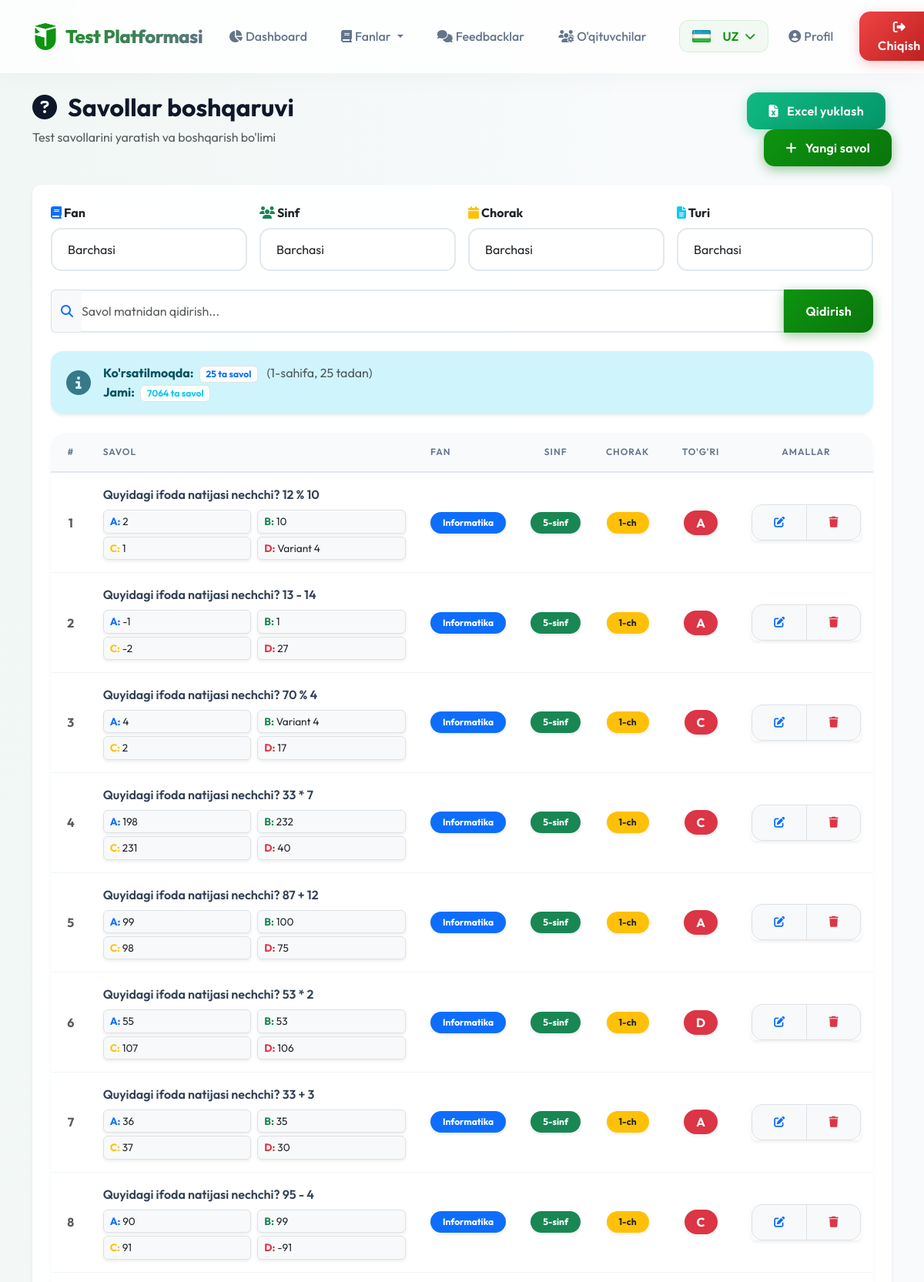
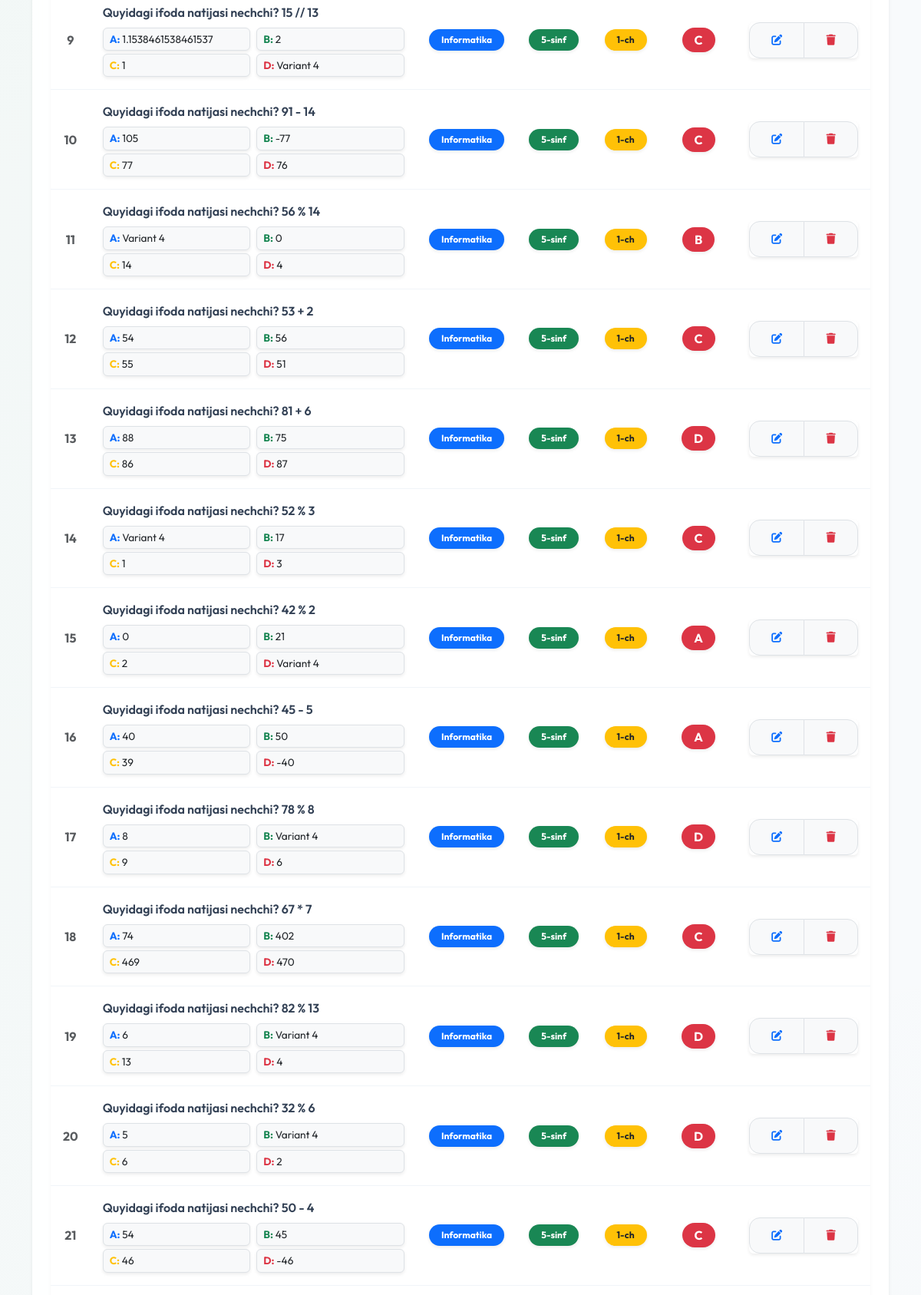
The page /admin/questions (signed in, upper part) on the database its author committed (2 pictures, top to bottom).
### models.py (models this page shows)
class Question(db.Model):
    id = db.Column(db.Integer, primary_key=True)
    subject_id = db.Column(db.Integer, db.ForeignKey('subject.id'), nullable=False)
    grade = db.Column(db.Integer, nullable=False)
    quarter = db.Column(db.Integer, nullable=False)
    difficulty = db.Column(db.Integer, default=2)  # 1=easy,2=medium,3=hard
    lesson = db.Column(db.Integer, nullable=True)
    question_text = db.Column(db.Text, nullable=False)
    question_text_ru = db.Column(db.Text)
    question_text_en = db.Column(db.Text)
    option_a = db.Column(db.String(200), nullable=False)
    option_a_ru = db.Column(db.String(200))
    option_a_en = db.Column(db.String(200))
    option_b = db.Column(db.String(200), nullable=False)
    option_b_ru = db.Column(db.String(200))
    option_b_en = db.Column(db.String(200))
    option_c = db.Column(db.String(200), nullable=False)
    option_c_ru = db.Column(db.String(200))
    option_c_en = db.Column(db.String(200))
    option_d = db.Column(db.String(200), nullable=False)
    option_d_ru = db.Column(db.String(200))
    option_d_en = db.Column(db.String(200))
    correct_answer = db.Column(db.String(1), nullable=False)  # A, B, C, or D
    subject = db.relationship('Subject', backref='questions')

class Subject(db.Model):
    id = db.Column(db.Integer, primary_key=True)
    name = db.Column(db.String(50), nullable=False)
    name_ru = db.Column(db.String(50))
    name_en = db.Column(db.String(50))
    grades = db.Column(db.String(20), nullable=False)  # e.g. "5,6" or "7,8,9"
    is_protected = db.Column(db.Boolean, default=False)  # Anti-cheat protection
    question_count = db.Column(db.Integer, default=20)
    time_limit = db.Column(db.Integer, default=30)
    show_results = db.Column(db.Boolean, default=True)
    is_visible = db.Column(db.Boolean, default=True)

### routes/admin.py (the view)
@admin_bp.route('/questions')
def questions():
    subject_id = request.args.get('subject_id', type=int)
    grade = request.args.get('grade', type=int)
    quarter = request.args.get('quarter', type=int)
    page = request.args.get('page', 1, type=int)
    per_page = 25
    query = Question.query
    if subject_id:
        query = query.filter_by(subject_id=subject_id)
    if grade:
        query = query.filter_by(grade=grade)
    if quarter:
        query = query.filter_by(quarter=quarter)
    is_control_work = request.args.get('is_control_work')
    if is_control_work == '1':
        query = query.filter(Question.control_works.any())
    elif is_control_work == '0':
        query = query.filter(~Question.control_works.any())
    search = request.args.get('search')
    if search:
        search_term = f"%{search}%"
        query = query.filter(Question.question_text.ilike(search_term))
    pagination = query.paginate(page=page, per_page=per_page, error_out=False)
    questions = pagination.items
    stats_raw = db.session.query(
        Question.subject_id,
        Question.grade,
        Question.quarter,
        func.count(Question.id)
    ).group_by(Question.subject_id, Question.grade, Question.quarter).all()
    stats_dict = {}
    for sid, grade, quarter, count in stats_raw:
        if sid not in stats_dict: stats_dict[sid] = {}
        if grade not in stats_dict[sid]: stats_dict[sid][grade] = {}
        stats_dict[sid][grade][quarter] = count
    subjects = Subject.query.all()
    return render_template('admin_questions.html',
                         questions=questions,
                         stats_dict=stats_dict,
                         pagination=pagination,
                         subjects=subjects)

### routes/admin.py (called while the page is built)
@admin_bp.before_request
def require_login():
    if request.endpoint == 'admin.login':
        return
    if 'admin_id' not in session:
        return redirect(url_for('admin.login'))

### templates/admin_questions.html (shortened to what this page needs)
{% extends "base.html" %}
{% block content %}
<div class="container">
    <div class="row mb-4 animate-fade-in-up">
        <div class="col-md-8">
            <h2 class="fw-bold text-gradient"><i class="fas fa-question-circle me-2"></i> {{ _('Savollar boshqaruvi') }}
            </h2>
            <p class="text-muted">{{ _('Test savollarini yaratish va boshqarish bo\'limi') }}</p>
        </div>
        <div class="col-md-4 text-md-end">
            <button type="button" class="btn btn-success me-2" data-bs-toggle="modal" data-bs-target="#importModal">
                <i class="fas fa-file-excel me-2"></i> {{ _('Excel yuklash') }}
            </button>
            <a href="{{ url_for('admin.question_add') }}" class="btn btn-primary">
                <i class="fas fa-plus me-2"></i> {{ _('Yangi savol') }}
            </a>
        </div>
    </div>
    <div class="card shadow-sm border-0 animate-fade-in-up" style="border-radius: 12px; animation-delay: 0.1s;">
        <div class="card-body p-4">
            <form method="GET" class="mb-4">
                <div class="row g-3">
                    <div class="col-md-3">
                        <label class="form-label fw-bold">
                            <i class="fas fa-book text-primary"></i> {{ _('Fan') }}
                        </label>
                        <select name="subject_id" class="form-select" onchange="this.form.submit()">
                            <option value="">{{ _('Barchasi') }}</option>
                        </select>
                    </div>
                    <div class="col-md-3">
                        <label class="form-label fw-bold">
                            <i class="fas fa-users text-success"></i> {{ _('Sinf') }}
                        </label>
                        <select name="grade" class="form-select" onchange="this.form.submit()">
                            <option value="">{{ _('Barchasi') }}</option>
                        </select>
                    </div>
                    <div class="col-md-3">
                        <label class="form-label fw-bold">
                            <i class="fas fa-calendar text-warning"></i> {{ _('Chorak') }}
                        </label>
                        <select name="quarter" class="form-select" onchange="this.form.submit()">
                            <option value="">{{ _('Barchasi') }}</option>
                        </select>
                    </div>
                    <div class="col-md-3">
                        <label class="form-label fw-bold">
                            <i class="fas fa-file-alt text-info"></i> {{ _('Turi') }}
                        </label>
                        <select name="is_control_work" class="form-select" onchange="this.form.submit()">
                            <option value="">{{ _('Barchasi') }}</option>
                        </select>
                    </div>
                </div>
                <div class="row g-3 mt-2">
                    <div class="col-12">
                        <div class="input-group">
                            <span class="input-group-text bg-light text-primary border-end-0">
                                <i class="fas fa-search"></i>
                            </span>
                            <input type="text" name="search" class="form-control border-start-0 ps-0"
                                placeholder="{{ _('Savol matnidan qidirish...') }}"
                                value="{{ request.args.get('search', '') }}">
                            <button class="btn btn-primary" type="submit">
                                {{ _('Qidirish') }}
                            </button>
                        </div>
                    </div>
                </div>
            </form>
            <div class="alert alert-info mb-4 border-0 shadow-sm d-flex align-items-center">
                <i class="fas fa-info-circle fa-2x me-3 opacity-75"></i>
                <div>
                    <strong>{{ _('Ko\'rsatilmoqda') }}:</strong> <span
                        class="badge bg-white text-primary border ms-1">{{ questions|length }} ta savol</span>
                    <span class="text-muted ms-2">({{ pagination.page }}-{{ _('sahifa') }}, {{ pagination.per_page }} {{
                        _('tadan') }})</span>
                    <br>
                    <strong>{{ _('Jami') }}:</strong> <span class="badge bg-white text-info border ms-1">{{
                        pagination.total }} ta savol</span>
                </div>
            </div>
            {% if questions %}
            <div class="table-responsive">
                <table class="table table-hover align-middle mb-0">
                    <thead class="table-light">
                        <tr>
                            <th style="width: 50px;" class="text-center">#</th>
                            <th>{{ _('Savol') }}</th>
                            <th style="width: 120px;">{{ _('Fan') }}</th>
                            <th style="width: 80px;" class="text-center">{{ _('Sinf') }}</th>
                            <th style="width: 90px;" class="text-center">{{ _('Chorak') }}</th>
                            <th style="width: 100px;" class="text-center">{{ _('To\'g\'ri') }}</th>
                            <th style="width: 120px;" class="text-center">{{ _('Amallar') }}</th>
                        </tr>
                    </thead>
                    <tbody class="border-top-0">
                        {% for question in questions %}
                        <tr>
                            <td class="text-center text-muted fw-bold">{{ loop.index + (pagination.page - 1) *
                                pagination.per_page }}</td>
                            <td>
                                <div class="text-wrap fw-semibold mb-2" style="max-width: 500px;"
                                    title="{{ question.question_text }}">
                                    {{ question.question_text }}
                                </div>
                                <div class="row gx-2 gy-1" style="font-size: 0.85rem;">
                                    <div class="col-6">
                                        <div class="border rounded bg-light px-2 py-1 text-dark shadow-sm text-truncate"
                                            title="{{ question.option_a }}"><strong class="text-primary">A:</strong> {{
                                            question.option_a }}</div>
                                    </div>
                                    <div class="col-6">
                                        <div class="border rounded bg-light px-2 py-1 text-dark shadow-sm text-truncate"
                                            title="{{ question.option_b }}"><strong class="text-success">B:</strong> {{
                                            question.option_b }}</div>
                                    </div>
                                    <div class="col-6">
                                        <div class="border rounded bg-light px-2 py-1 text-dark shadow-sm text-truncate"
                                            title="{{ question.option_c }}"><strong class="text-warning">C:</strong> {{
                                            question.option_c }}</div>
                                    </div>
                                    <div class="col-6">
                                        <div class="border rounded bg-light px-2 py-1 text-dark shadow-sm text-truncate"
                                            title="{{ question.option_d }}"><strong class="text-danger">D:</strong> {{
                                            question.option_d }}</div>
                                    </div>
                                </div>
                            </td>
                            <td>
                                <span class="badge bg-primary rounded-pill px-3 py-2 shadow-sm">{{ question.subject.name
                                    }}</span>
                            </td>
                            <td class="text-center">
                                <span class="badge bg-success rounded-pill px-3 py-2 shadow-sm">{{ question.grade
                                    }}-sinf</span>
                            </td>
                            <td class="text-center">
                                <span class="badge bg-warning text-dark rounded-pill px-3 py-2 shadow-sm">{{
                                    question.quarter }}-ch</span>
                            </td>
                            <td class="text-center">
                                <span class="badge bg-danger rounded-pill px-3 py-2 shadow-sm fs-6">{{
                                    question.correct_answer }}</span>
                            </td>
                            <td class="text-center">
                                <div class="btn-group btn-group-sm shadow-sm" role="group">
                                    <a href="{{ url_for('admin.question_edit', id=question.id) }}"
                                        class="btn btn-light border" data-bs-toggle="tooltip"
                                        title="{{ _('Tahrirlash') }}">
                                        <i class="fas fa-edit text-primary"></i>
                                    </a>
                                    {% if session.admin_role == 'admin' %}
                                    <button type="button" class="btn btn-light border text-danger"
                                        onclick="deleteQuestion({{ question.id }}, this)" data-bs-toggle="tooltip"
                                        title="{{ _('O\'chirish') }}">
                                        <i class="fas fa-trash"></i>
                                    </button>
                                    {% endif %}
                                </div>
                            </td>
                        </tr>
                        {% endfor %}
                    </tbody>
                </table>
            </div>
            {% endif %}
        </div>
    </div>
</div>
{% endblock %}

### templates/base.html (style rules this page uses)
:root { --primary: #0d9410; --primary-dark: #0a750c; --secondary: #64748b; --success: #10b981; --danger: #ef4444; --warning: #f59e0b; --dark: #0f172a; --light: #f8fafc; --glass: rgba(255, 255, 255, 0.9); --glass-border: rgba(255, 255, 255, 0.2); --shadow: 0 10px 40px -10px rgba(0, 0, 0, 0.1); }
body { font-family: 'Outfit', sans-serif; background: #f8fafc; background-image: radial-gradient(at 0% 0%, rgba(13, 148, 16, 0.03) 0px, transparent 50%), radial-gradient(at 100% 100%, rgba(13, 148, 16, 0.03) 0px, transparent 50%); background-attachment: fixed; min-height: 100vh; color: var(--dark); }
.card { background: var(--glass); backdrop-filter: blur(12px); -webkit-backdrop-filter: blur(12px); border: 1px solid rgba(255, 255, 255, 0.5); border-radius: 24px; box-shadow: var(--shadow); transition: transform 0.3s cubic-bezier(0.4, 0, 0.2, 1), box-shadow 0.3s ease; overflow: hidden; }
.btn { border-radius: 14px; padding: 12px 28px; font-weight: 600; letter-spacing: 0.3px; transition: all 0.3s cubic-bezier(0.4, 0, 0.2, 1); border: none; position: relative; overflow: hidden; }
.btn-primary { background: linear-gradient(135deg, var(--primary), var(--primary-dark)); box-shadow: 0 4px 15px rgba(10, 117, 12, 0.4); }
.btn-success { background: linear-gradient(135deg, var(--success), #059669); box-shadow: 0 4px 15px rgba(16, 185, 129, 0.3); }
.form-control, .form-select { border-radius: 14px; border: 2px solid #e2e8f0; padding: 14px 20px; font-size: 1rem; transition: all 0.3s ease; background: rgba(255, 255, 255, 0.8); }
.alert { border: none; border-radius: 16px; padding: 16px 20px; box-shadow: 0 10px 15px -3px rgba(0, 0, 0, 0.05); animation: slideInDown 0.5s cubic-bezier(0.4, 0, 0.2, 1); }
.table-responsive { border-radius: 20px; box-shadow: 0 4px 6px -1px rgba(0, 0, 0, 0.05); }
.table { background: white; margin-bottom: 0; }
.table thead th { background: #f8fafc; color: #64748b; font-weight: 600; text-transform: uppercase; font-size: 0.75rem; letter-spacing: 1px; padding: 16px; border-bottom: 2px solid #e2e8f0; }
.table tbody td { padding: 16px; vertical-align: middle; border-bottom: 1px solid #f1f5f9; color: #334155; }

### rows shown on the page
Question: question_text "Quyidagi ifoda natijasi nechchi? 12 % 10", option_a "2", option_b "10", option_c "1", option_d "Variant 4", subject.name "Informatika", grade "5", quarter "1", correct_answer "A"
Question: question_text "Quyidagi ifoda natijasi nechchi? 13 - 14", option_a "-1", option_b "1", option_c "-2", option_d "27", subject.name "Informatika", grade "5", quarter "1", correct_answer "A"
Question: question_text "Quyidagi ifoda natijasi nechchi? 70 % 4", option_a "4", option_b "Variant 4", option_c "2", option_d "17", subject.name "Informatika", grade "5", quarter "1", correct_answer "C"
Question: question_text "Quyidagi ifoda natijasi nechchi? 33 * 7", option_a "198", option_b "232", option_c "231", option_d "40", subject.name "Informatika", grade "5", quarter "1", correct_answer "C"
Question: question_text "Quyidagi ifoda natijasi nechchi? 87 + 12", option_a "99", option_b "100", option_c "98", option_d "75", subject.name "Informatika", grade "5", quarter "1", correct_answer "A"
Question: question_text "Quyidagi ifoda natijasi nechchi? 53 * 2", option_a "55", option_b "53", option_c "107", option_d "106", subject.name "Informatika", grade "5", quarter "1", correct_answer "D"
Question: question_text "Quyidagi ifoda natijasi nechchi? 33 + 3", option_a "36", option_b "35", option_c "37", option_d "30", subject.name "Informatika", grade "5", quarter "1", correct_answer "A"
Question: question_text "Quyidagi ifoda natijasi nechchi? 95 - 4", option_a "90", option_b "99", option_c "91", option_d "-91", subject.name "Informatika", grade "5", quarter "1", correct_answer "C"
Question: question_text "Quyidagi ifoda natijasi nechchi? 15 // 13", option_a "1.1538461538461537", option_b "2", option_c "1", option_d "Variant 4", subject.name "Informatika", grade "5", quarter "1", correct_answer "C"
Question: question_text "Quyidagi ifoda natijasi nechchi? 91 - 14", option_a "105", option_b "-77", option_c "77", option_d "76", subject.name "Informatika", grade "5", quarter "1", correct_answer "C"
Question: question_text "Quyidagi ifoda natijasi nechchi? 56 % 14", option_a "Variant 4", option_b "0", option_c "14", option_d "4", subject.name "Informatika", grade "5", quarter "1", correct_answer "B"
Question: question_text "Quyidagi ifoda natijasi nechchi? 53 + 2", option_a "54", option_b "56", option_c "55", option_d "51", subject.name "Informatika", grade "5", quarter "1", correct_answer "C"
Question: question_text "Quyidagi ifoda natijasi nechchi? 81 + 6", option_a "88", option_b "75", option_c "86", option_d "87", subject.name "Informatika", grade "5", quarter "1", correct_answer "D"
Question: question_text "Quyidagi ifoda natijasi nechchi? 52 % 3", option_a "Variant 4", option_b "17", option_c "1", option_d "3", subject.name "Informatika", grade "5", quarter "1", correct_answer "C"
Question: question_text "Quyidagi ifoda natijasi nechchi? 42 % 2", option_a "0", option_b "21", option_c "2", option_d "Variant 4", subject.name "Informatika", grade "5", quarter "1", correct_answer "A"
Question: question_text "Quyidagi ifoda natijasi nechchi? 45 - 5", option_a "40", option_b "50", option_c "39", option_d "-40", subject.name "Informatika", grade "5", quarter "1", correct_answer "A"
Question: question_text "Quyidagi ifoda natijasi nechchi? 78 % 8", option_a "8", option_b "Variant 4", option_c "9", option_d "6", subject.name "Informatika", grade "5", quarter "1", correct_answer "D"
Question: question_text "Quyidagi ifoda natijasi nechchi? 67 * 7", option_a "74", option_b "402", option_c "469", option_d "470", subject.name "Informatika", grade "5", quarter "1", correct_answer "C"
Question: question_text "Quyidagi ifoda natijasi nechchi? 82 % 13", option_a "6", option_b "Variant 4", option_c "13", option_d "4", subject.name "Informatika", grade "5", quarter "1", correct_answer "D"
Question: question_text "Quyidagi ifoda natijasi nechchi? 32 % 6", option_a "5", option_b "Variant 4", option_c "6", option_d "2", subject.name "Informatika", grade "5", quarter "1", correct_answer "D"
Question: question_text "Quyidagi ifoda natijasi nechchi? 50 - 4", option_a "54", option_b "45", option_c "46", option_d "-46", subject.name "Informatika", grade "5", quarter "1", correct_answer "C"

### other values the page prints
{{ questions|length }} "25"
{{ pagination.page }} "1"
{{ pagination.per_page }} "25"
{{ pagination.total }} "7064"
form field subject_id "Barchasi"
form field grade "Barchasi"
form field quarter "Barchasi"
form field is_control_work "Barchasi"
